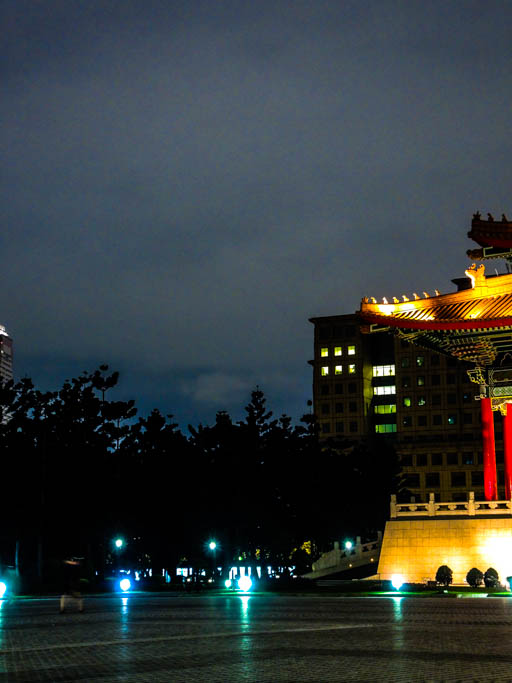
%> input picture photo/1.jpg, 512 x 683 px
$ octave --eval "result = harris_corner(imread('photo/1.jpg'));"   (GNU Octave 9; MATLAB toolbox functions it lacks are replaced by stand-ins)
%> lines starting %> are read from the running program, lines starting %| are printed output that depends on the picture; in (x1, y1, x2, y2) boxes, pixels count from 0 and x2, y2 are one past the last pixel; in counts of white or black regions, pixels touching at a corner belong together; the program's own positions count from 1
% input:
%   - img: image to be processed
%   - sigma: standard deviation of smoothing Gaussian. use ~ 1-3
%   - thresh: the threshold. use value ~ 1000
%   - radius: radius of the region considered in the non-maximal
%   suppression. use ~ 1-3.

function points = harris_corner( img, sigma, radius, thresh )
%HARRISON Harrison corner detection
% initialize variables
    if (~exist('sigma', 'var'))
        sigma = 2;
    end
    if (~exist('radius', 'var'))
        radius = 2;
    end
    if (~exist('thresh', 'var'))
        thresh = 1000;
    end

    % x and y derivative masks (Prewitt operator)
    dx = [-1 0 1; -1 0 1; -1 0 1];
    dy = dx';

%     Sobel (more weight)
%     dx = [-1 0 1; -2 0 2; -1 0 1];
%     dy = dx';

    % Gaussian Filter of size (+/- 3 sigma) and min size 1x1.
    g = fspecial('gaussian', max(1, fix(6*sigma)), sigma);

    if(ndims(img) == 3)
        grayscale = rgb2gray(img);
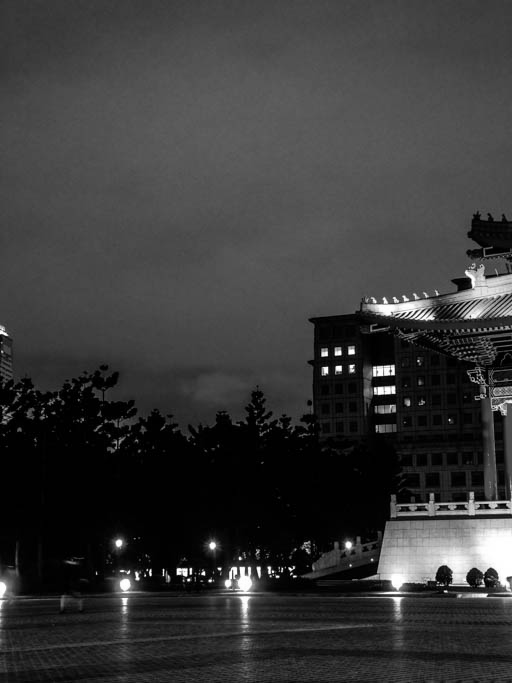
%> grayscale: size 683x512 uint8; min 0, max 255, mean 56.4
    else
        grayscale = img;
    end

    % 1. compute derivatives of image
    Ix = conv2(double(grayscale), double(dx), 'same');
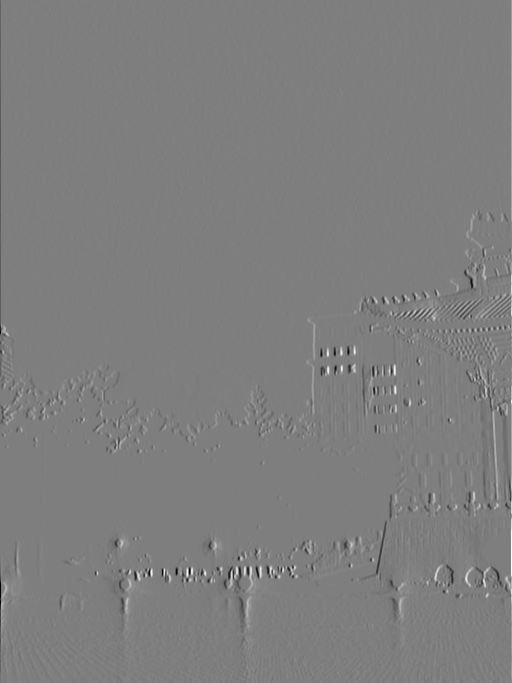
%> Ix: size 683x512 double; min -759, max 765, mean -0.2; drawn with min black and max white
    Iy = conv2(double(grayscale), double(dy), 'same');
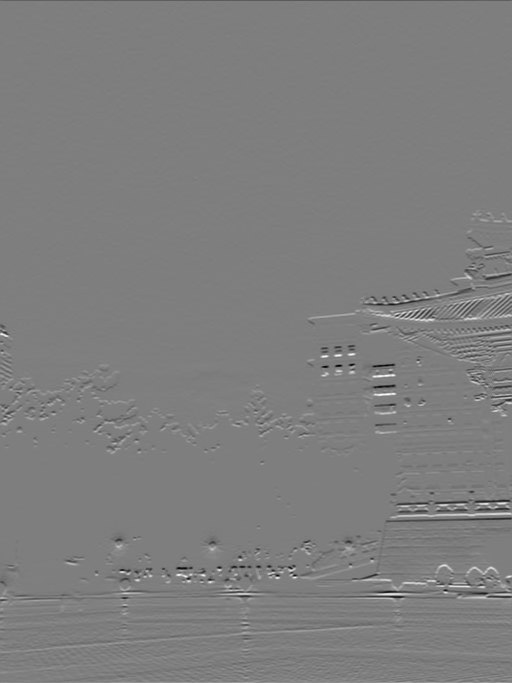
%> Iy: size 683x512 double; min -741, max 752, mean 0.1; drawn with min black and max white

    % 2. smooth image derivatives
    Ix2 = conv2(double(Ix.^2), g, 'same');
    Iy2 = conv2(double(Iy.^2), g, 'same');
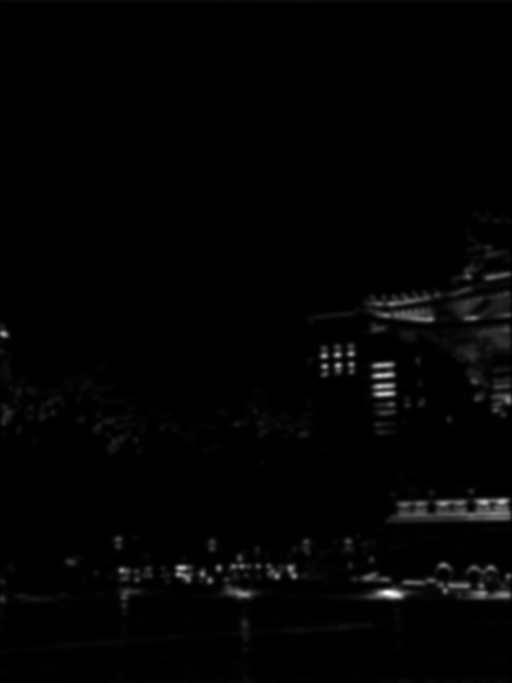
%> Iy2: size 683x512 double; min 0, max 187815.7, mean 2591; drawn with min black and max white
    Ixy = conv2(double(Ix.*Iy), g, 'same');
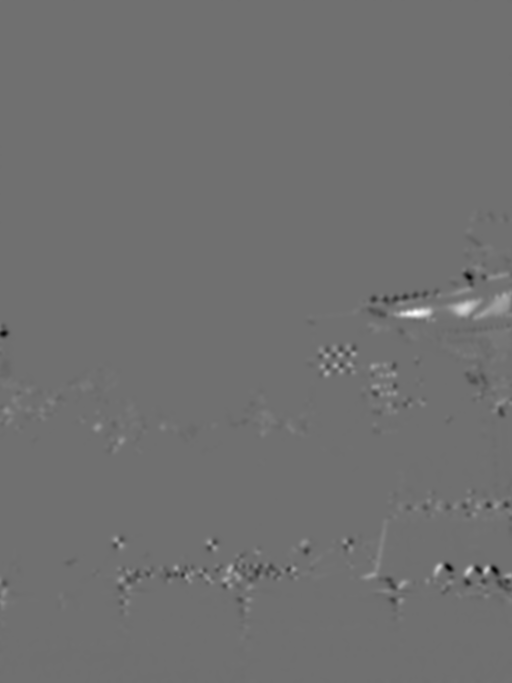
%> Ixy: size 683x512 double; min -42527, max 54137.1, mean 93.2; drawn with min black and max white

    % 3. harris corner measure
    harris = (Ix2.*Iy2 - Ixy.^2) ./ (Ix2 + Iy2);
%     k = 0.04;
%     harris = (Ix2.*Iy2 - Ixy.^2) - k*(Ix2 + Iy2).^2;

    % don't want corners close to image border
    harris([1:19, end-19:end], :) = 0;
    harris(:,[1:19,end-19:end]) = 0;

    % 4. grayscale morphological dilate
    size = 2*radius + 1;
    mx = ordfilt2(harris, size^2, ones(size));
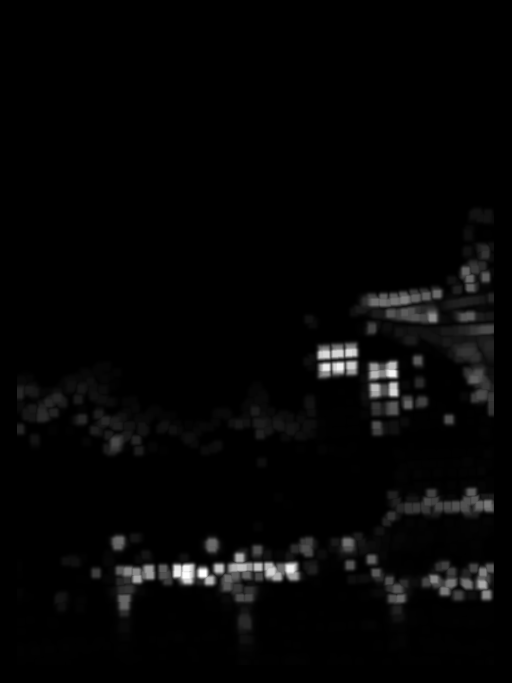
%> mx: size 683x512 double; 3.65% of the values are NaN or infinite; the others: min 0, max 44118.3, mean 1061.2; drawn with min black, max white, NaN and infinite black

    % 5. find maxima
    harris = (harris == mx) & (harris > thresh);
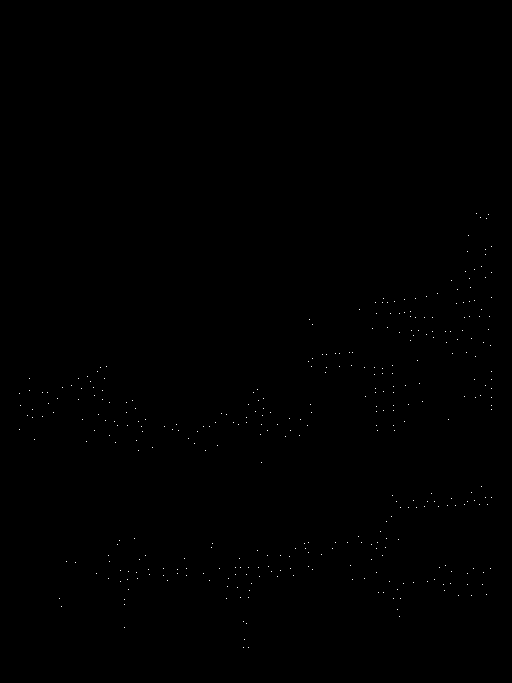
%> harris: size 683x512 logical; 0.1% white in thin lines or dots, all inside (x1, y1, x2, y2) = (19, 213, 492, 648)

    % 6. find row and column coordinates
    [rows, cols] = find(harris);
%> rows = 363 values from 214 to 648; cols = 363 values from 20 to 492

    points = [cols'; rows']';
%> points = 363 rows, first 12: [20 394; 20 430; 21 406; 28 416; 30 379; 30 391; 33 410; 33 418; 35 440; 43 393; 43 417; 48 393]
%> `result = harris_corner(imread('photo/1.jpg'));`: result has the same summary as points in harris_corner

end

$ run again, on photo/2.jpg
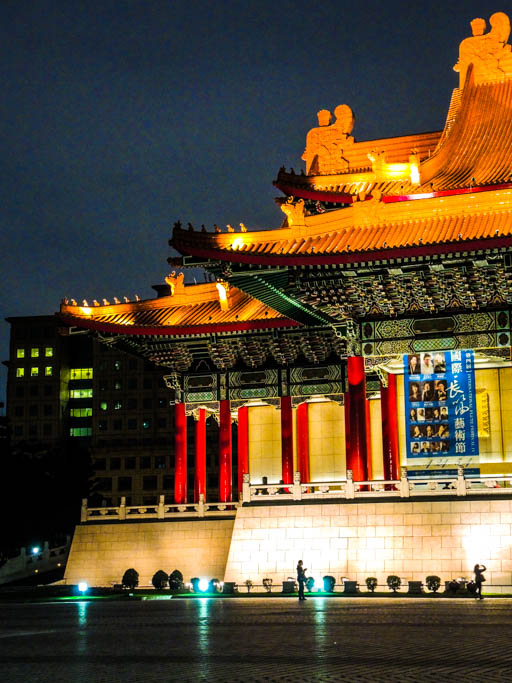
%> input picture photo/2.jpg, 512 x 683 px
%> in harris_corner, `Ixy = conv2(double(Ix.*Iy), g, 'same');`:
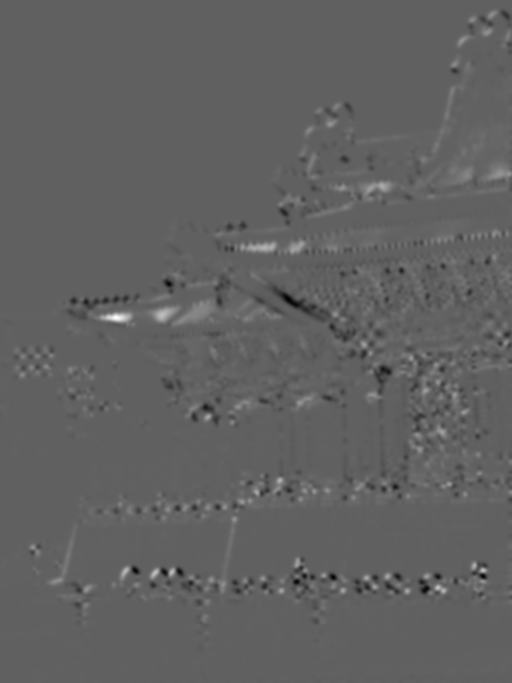
%> Ixy: size 683x512 double; min -31164.9, max 50839.9, mean 228.2; drawn with min black and max white
%> in harris_corner, `harris = (harris == mx) & (harris > thresh);`:
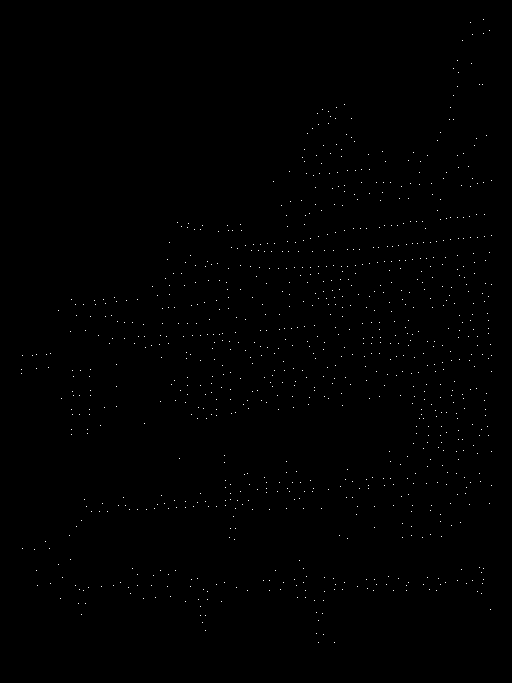
%> harris: size 683x512 logical; 0.27% white in thin lines or dots, all inside (x1, y1, x2, y2) = (21, 19, 492, 643)
%> rows = 936 values from 20 to 643; cols = 936 values from 22 to 492
%> points = 936 rows, first 12: [22 370; 22 374; 23 356; 23 549; 33 356; 35 550; 37 355; 37 369; 37 571; 38 586; 46 542; 47 355]
%> result has the same summary as points in harris_corner
